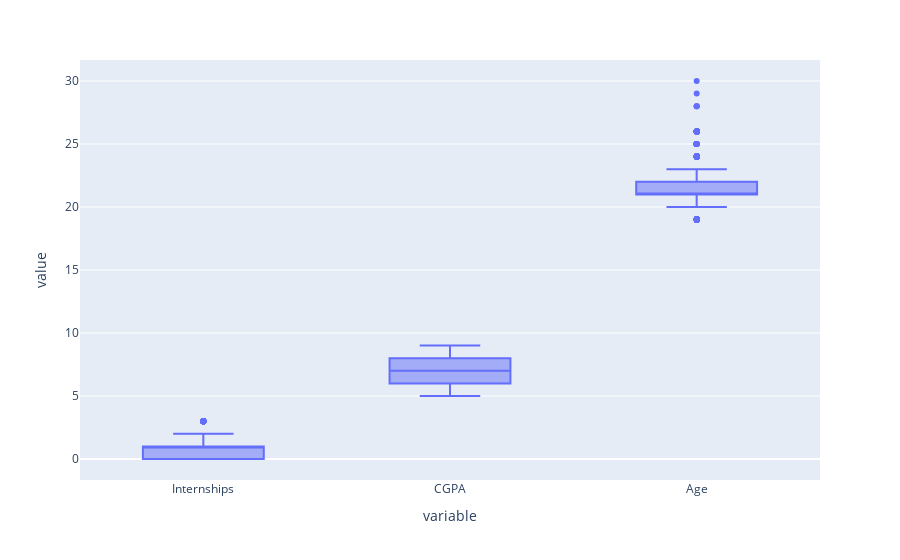

Here is the notebook cell this chart was saved with:
### Code cell
figure = px.box(dataframe, y=['Internships','CGPA', 'Age'])  
figure.show()

### Figure 1 — Plotly figure (JSON) as saved in the notebook; plotly's stock layout.template omitted (floating-point values rounded to 4 significant figures; data arrays with more than 128 entries replaced by an {"elided": "..."} marker saying what was removed)
{"data": [{"alignmentgroup": "True", "hovertemplate": "variable=%{x}<br>value=%{y}<extra></extra>", "legendgroup": "", "marker": {"color": "#636efa"}, "name": "", "notched": false, "offsetgroup": "", "orientation": "v", "showlegend": false, "type": "box", "x": {"elided": "3411 str values"}, "x0": " ", "xaxis": "x", "y": {"elided": "3411 int values"}, "y0": " ", "yaxis": "y"}], "layout": {"boxmode": "group", "legend": {"tracegroupgap": 0}, "margin": {"t": 60}, "xaxis": {"anchor": "y", "domain": [0, 1], "title": {"text": "variable"}}, "yaxis": {"anchor": "x", "domain": [0, 1], "title": {"text": "value"}}}}
